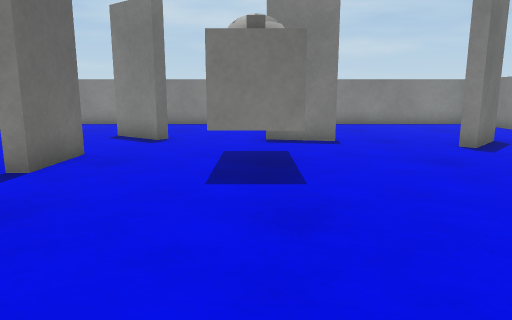
View 1 (above)

13 first-person views from a walk through a Unity game level. The camera is 0.64 m above the floor, tilts 10° down and sees 70° across. The floor is counted in squares, 0.5 m on a side. Each view is taken from the middle of a square. On the plan, view 1 faces up. The plan holds only what a view shows up to about 15 squares ahead; the rest is blank. Surface patterns are stand-ins for the level's own textures.

View 2
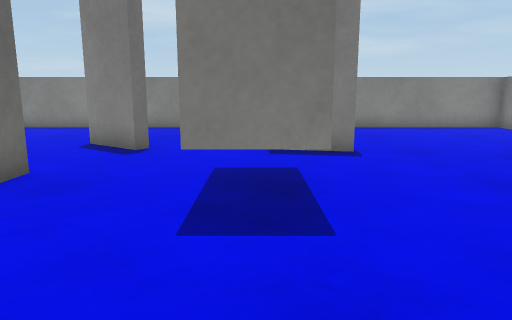

View 3
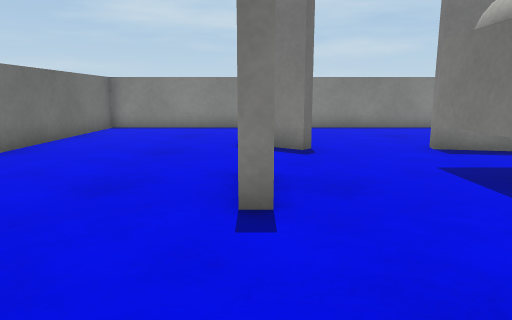

View 4
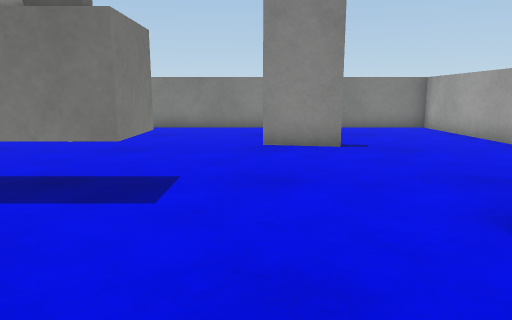

View 5
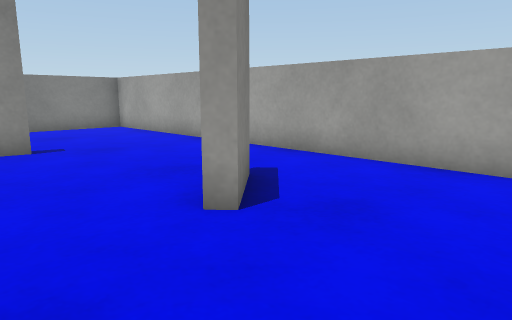

View 6
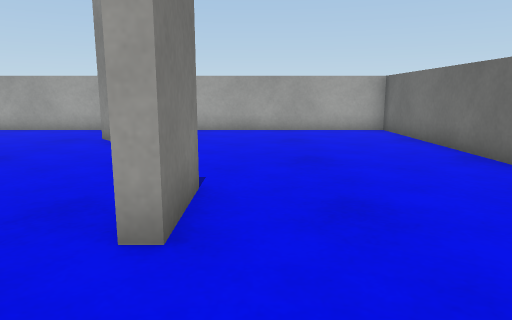

View 7
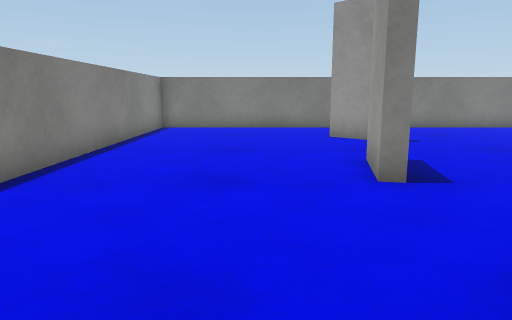

View 8
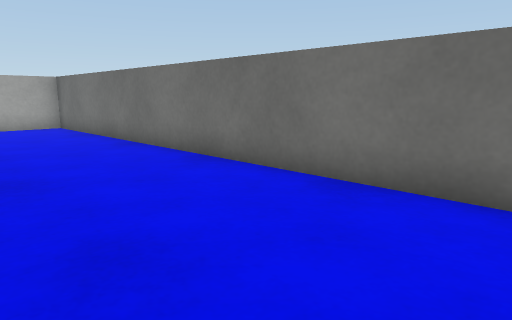

View 9
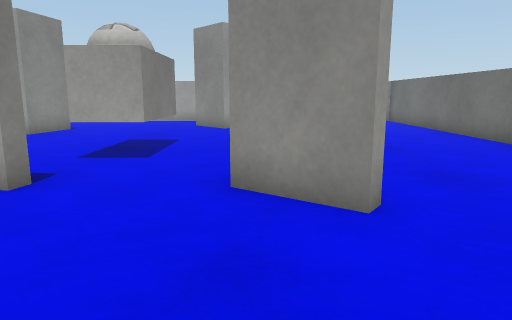

View 10
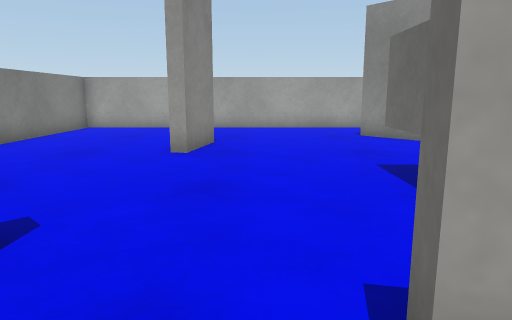

View 11
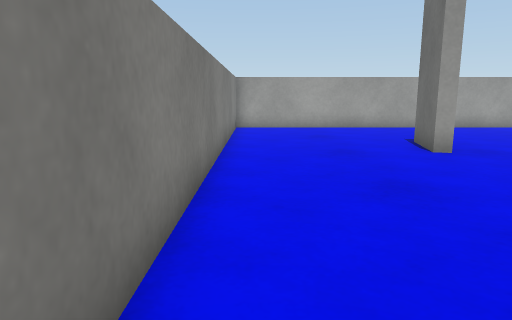

View 12
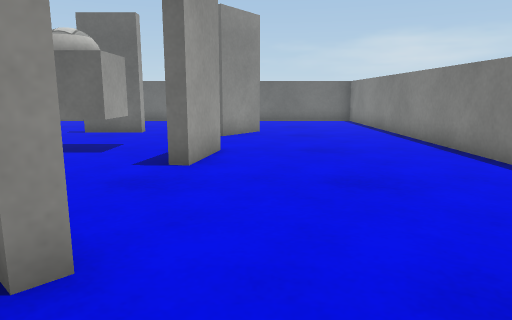

View 13
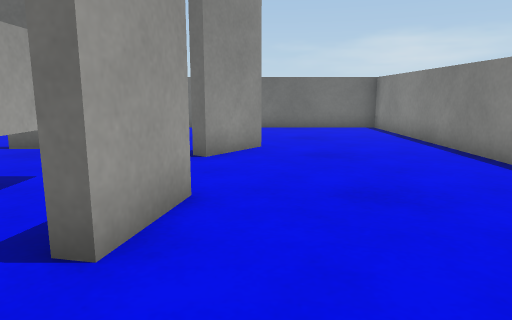

### Floor plan
Points are (right, up) in squares from view 1. A wall is a line through its corners. A room is listed if a view was taken in it or the views show most of it. See-through windows are left out.
Room 1 (views 1, 2, 3, 4, 5, 6, 7, 8, 9, 10, 11, 12, 13)
walls: (0.3, 10.8) (0.4, 11.2) (2.3, 10.8) (2.3, 10.4) (0.3, 10.8); (-3.8, 6) (-4.2, 6) (-4.2, 8) (-3.8, 8) (-3.8, 6); (-2.9, 10.6) (-4.5, 11.8) (-4.2, 12.1) (-2.6, 10.9) (-2.9, 10.6); (5.6, 9.6) (6.5, 10.7) (6.8, 10.4) (5.5, 8.9) (5.1, 9.2); (4.1, 1.7) (4.6, 3.8) (4.9, 3.7) (4.6, 1.8); (-0.7, -0.2) (-2, 1.3) (-1.8, 1.6) (-0.4, 0.1); (-9.8, -2.8) (9.8, -2.8) (9.8, 16.8) (-9.8, 16.8) (-9.8, -2.8)
objects: other object (-1, 6) to (1, 8)

Where each view was taken, in squares from view 1:
view 1: 0 up, 0 right, facing up
view 2: 2 up, 0 right, facing up
view 3: 2 up, 4 left, facing up
view 4: 4 up, 5 left, facing right
view 5: 4 up, 5 left, facing down-right
view 6: 11 up, 5 left, facing down
view 7: 13 up, 5 left, facing right
view 8: 13 up, 5 left, facing down-left
view 9: 16 up, 3 left, facing down
view 10: 12 up, 3 right, facing down
view 11: 12 up, 9 right, facing down
view 12: 12 up, 9 right, facing left
view 13: 12 up, 5 right, facing left
